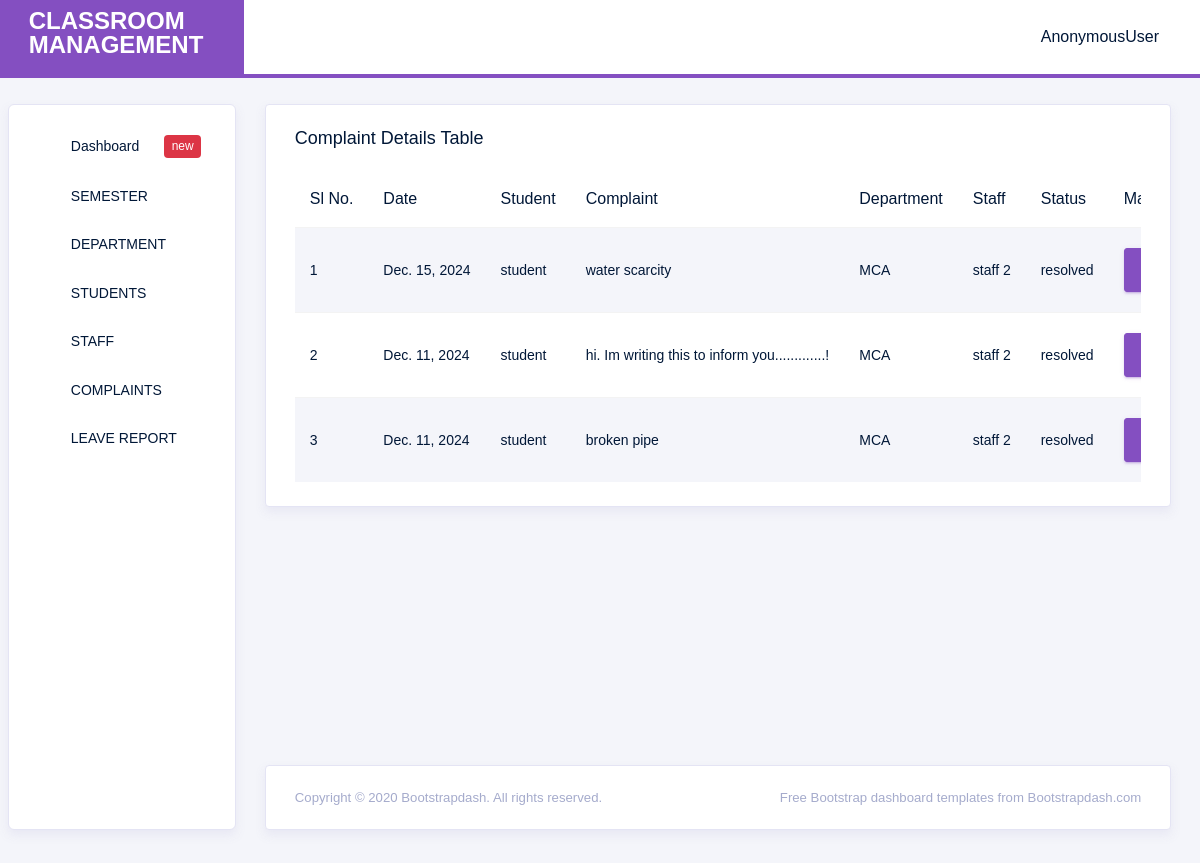
Screenshot of /complaint_view_for_admin with the database file from the repository.
### classroom_manager_app/models.py (models this page shows)
class Complaint(models.Model):
    complaint_text = models.TextField()
    status = models.CharField(
        choices=COMPLAINT_STATUS,
        default='open', max_length=10
    )
    division = models.ForeignKey(
        Division, on_delete=models.CASCADE,
        related_name='complaint'
    )
    student = models.ForeignKey(
        Student, on_delete=models.CASCADE,
        related_name='complaint'
    )
    staff = models.ForeignKey(Staff,
                              on_delete=models.CASCADE,
                              related_name='complaint')
    date = models.DateField(auto_now_add=True, null=True, blank=True)

class Student(models.Model):
    user = models.OneToOneField(CustomUser, on_delete=models.CASCADE,related_name='student',null=True,blank=True)
    name = models.CharField(max_length=100)
    contact = models.CharField(max_length=12, null=True, blank=True)
    parent_contact = models.CharField(max_length=12, null=True, blank=True)
    email = models.EmailField(null=True, blank=True)
    division = models.ForeignKey('Division',
                                 on_delete=models.CASCADE,
                                 related_name='student')
    def __str__(self) -> str:
        return self.name

class Division(models.Model):
    division = models.CharField(max_length=100)
    standard = models.ForeignKey(Standard, on_delete=models.CASCADE, related_name='division')
    staff = models.ForeignKey(Staff, on_delete=models.CASCADE, related_name='divisions')
    def __str__(self) -> str:
        return self.division

class Staff(models.Model):
    user = models.OneToOneField(CustomUser, on_delete=models.CASCADE,related_name='staffuser',null=True,blank=True)
    name = models.CharField(max_length=100)
    contact = models.CharField(max_length=12, null=True, blank=True)
    email = models.EmailField(null=True, blank=True)
    def __str__(self) -> str:
        return self.name

### classroom_manager_app/views.py (the view)
# urls.py: path('complaint_view_for_admin', views.complaint_view_for_admin, name='complaint_view_for_admin'),
def complaint_view_for_admin(request):
    complaint = Complaint.objects.all().order_by('-date')
    return render(request, 'complaint_view_for_admin.html', {'complaint': complaint})

### templates/complaint_view_for_admin.html (shortened to what this page needs)
{% extends 'admin_home.html' %}
{% load crispy_forms_tags %}
{% block content %}
<div class="col-lg-12 grid-margin stretch-card">
              <div class="card">
                <div class="card-body">
                  <h4 class="card-title">Complaint Details Table</h4>
                  <div class="table-responsive">
                    <table class="table table-striped">
                      <thead>
                        <tr>
                          <th>
                            Sl No.
                          </th>
                          <th>
                             Date
                          </th>
                          <th>
                            Student
                         </th>
                          <th>
                            Complaint
                         </th>
                         <th>
                          Department
                       </th>
                       <th>
                        Staff
                     </th>
                       <th>
                        Status
                     </th>
                          <th>
                           Mark as Resolved
                          </th>
                        </tr>
                      </thead>
                      <tbody>
                      {% for i in complaint %}
                        <tr>
                          <td>{{forloop.counter}}</td>
                          <td>{{i.date}}</td>
                          <td>{{i.student}}</td>
                          <td>{{i.complaint_text}}</td>
                          <td>{{i.division}}</td>
                          <td>{{i.staff}}</td>
                          <td>{{i.status}}</td>
                          <td><form method="post" action="{% url 'resolve_complaint_admin' i.id %}">
                            <button type="submit" class="btn btn-primary">
                          </button></form></td>
                          </tr>
                          {% endfor %}
                      </body>
{% endblock %}

### rows the page displays
Complaint: date "Dec. 15, 2024", student "student", complaint_text "water scarcity", division "MCA", staff "staff 2", status "resolved"
Complaint: date "Dec. 11, 2024", student "student", complaint_text "hi. Im writing this to inform you.............!", division "MCA", staff "staff 2", status "resolved"
Complaint: date "Dec. 11, 2024", student "student", complaint_text "broken pipe", division "MCA", staff "staff 2", status "resolved"

### other values shown
{{ request.user }} "AnonymousUser"
